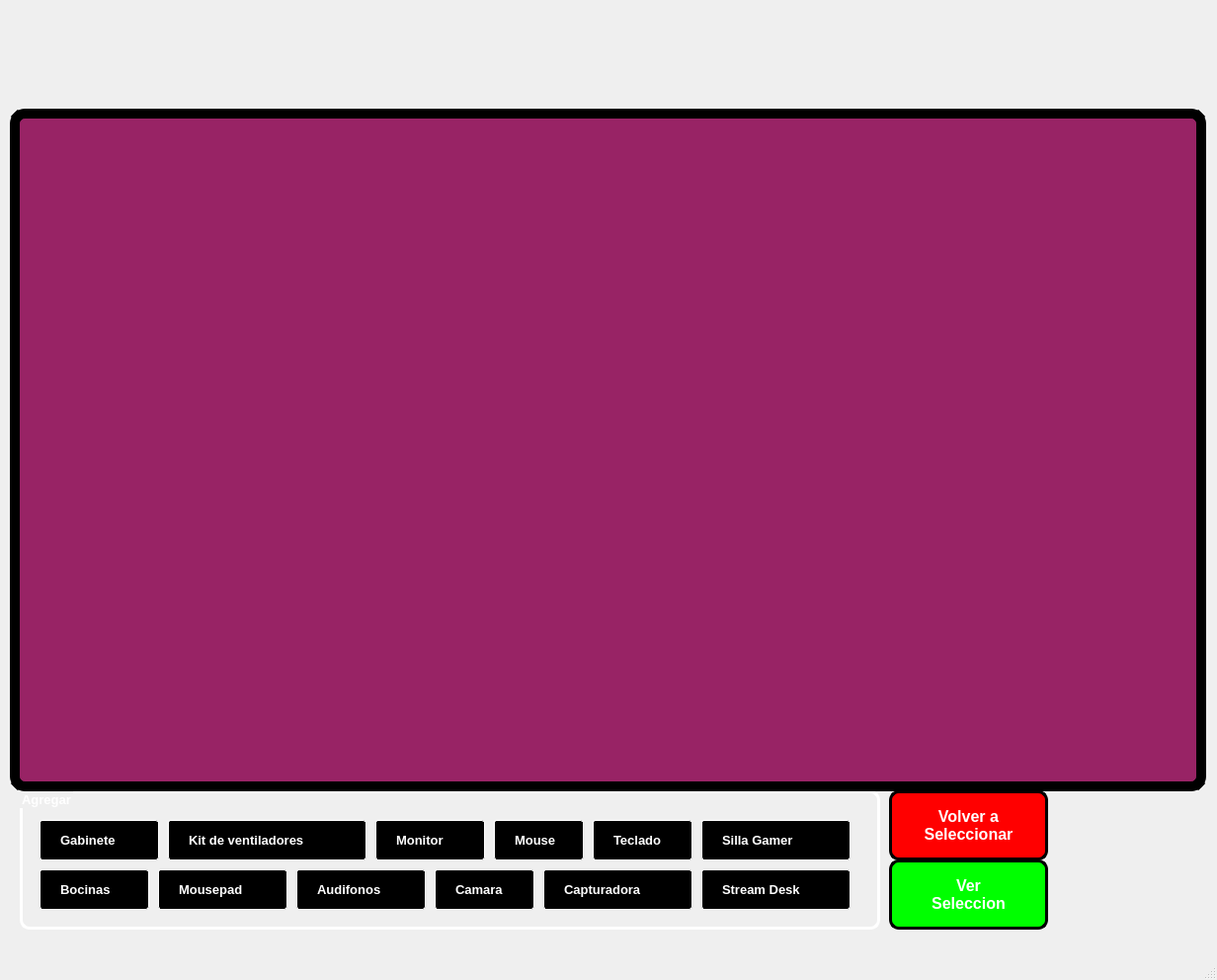
<?xml version="1.0" encoding="UTF-8"?>
<ui version="4.0">
 <class>MainWindow</class>
 <widget class="QMainWindow" name="MainWindow">
  <property name="geometry">
   <rect>
    <x>0</x>
    <y>0</y>
    <width>1232</width>
    <height>992</height>
   </rect>
  </property>
  <property name="windowTitle">
   <string>MainWindow</string>
  </property>
  <widget class="QWidget" name="centralwidget">
   <widget class="QLabel" name="label">
    <property name="geometry">
     <rect>
      <x>0</x>
      <y>0</y>
      <width>1231</width>
      <height>111</height>
     </rect>
    </property>
    <property name="text">
     <string/>
    </property>
    <property name="pixmap">
     <pixmap>../PIP_Equipo4_Unidad2_Clase/imagenes/uat.png</pixmap>
    </property>
    <property name="scaledContents">
     <bool>true</bool>
    </property>
   </widget>
   <widget class="QLabel" name="label_2">
    <property name="geometry">
     <rect>
      <x>1030</x>
      <y>770</y>
      <width>241</width>
      <height>201</height>
     </rect>
    </property>
    <property name="text">
     <string/>
    </property>
    <property name="pixmap">
     <pixmap>../PIP_Equipo4_Unidad2_Clase/imagenes/Equipo4.png</pixmap>
    </property>
    <property name="scaledContents">
     <bool>true</bool>
    </property>
   </widget>
   <widget class="QGroupBox" name="gb_1">
    <property name="geometry">
     <rect>
      <x>20</x>
      <y>110</y>
      <width>561</width>
      <height>281</height>
     </rect>
    </property>
    <property name="font">
     <font>
      <pointsize>10</pointsize>
      <weight>75</weight>
      <bold>true</bold>
     </font>
    </property>
    <property name="styleSheet">
     <string notr="true">border: 3px solid white;
color: rgb(255, 255, 255);
border-radius: 10px;</string>
    </property>
    <property name="title">
     <string>Motherboard</string>
    </property>
    <property name="alignment">
     <set>Qt::AlignLeading|Qt::AlignLeft|Qt::AlignVCenter</set>
    </property>
    <widget class="QRadioButton" name="rb_m1">
     <property name="geometry">
      <rect>
       <x>10</x>
       <y>30</y>
       <width>541</width>
       <height>71</height>
      </rect>
     </property>
     <property name="font">
      <font>
       <pointsize>9</pointsize>
       <weight>50</weight>
       <bold>false</bold>
      </font>
     </property>
     <property name="styleSheet">
      <string notr="true">border: 3px solid white;
color: rgb(255, 255, 255);
background-color: rgb(0, 0, 0);
border-radius: 10px;</string>
     </property>
     <property name="text">
      <string>Gigabyte GA-A320M-S2H Motherboard, AMD Ryzen AM4, MicroATX, 2xDDR4,
 HDMI, Realtek ALC887, 3xPCIe, USB3.1 Gen 1, LAN</string>
     </property>
    </widget>
    <widget class="QRadioButton" name="rb_m2">
     <property name="geometry">
      <rect>
       <x>10</x>
       <y>110</y>
       <width>541</width>
       <height>71</height>
      </rect>
     </property>
     <property name="font">
      <font>
       <pointsize>9</pointsize>
       <weight>50</weight>
       <bold>false</bold>
      </font>
     </property>
     <property name="styleSheet">
      <string notr="true">border: 3px solid white;
color: rgb(255, 255, 255);
background-color: rgb(0, 0, 0);
border-radius: 10px;</string>
     </property>
     <property name="text">
      <string>GIGABYTE B450 AORUS PRO WIFI (AMD Ryzen AM4/M.2 Thermal Guard 
with Onboard WIFI/HDMI/DVI/USB 3.1 Gen 2/DDR4/ATX/Motherboard)</string>
     </property>
    </widget>
    <widget class="QRadioButton" name="rb_m3">
     <property name="geometry">
      <rect>
       <x>10</x>
       <y>190</y>
       <width>541</width>
       <height>81</height>
      </rect>
     </property>
     <property name="font">
      <font>
       <pointsize>9</pointsize>
       <weight>50</weight>
       <bold>false</bold>
      </font>
     </property>
     <property name="styleSheet">
      <string notr="true">border: 3px solid white;
color: rgb(255, 255, 255);
background-color: rgb(0, 0, 0);
border-radius: 10px;</string>
     </property>
     <property name="text">
      <string>Asus Motherboard X570 AMD ROG Strix X570-E Gaming WiFi II, ATX, PCIe 4.0,
 WiFi 6E (802.11ax), 2.5 GB Ethernet, cancelación de Ruido AI bidireccional, 
Dual M.2 y Aura Sync</string>
     </property>
    </widget>
   </widget>
   <widget class="QGroupBox" name="gb_2">
    <property name="geometry">
     <rect>
      <x>20</x>
      <y>400</y>
      <width>561</width>
      <height>241</height>
     </rect>
    </property>
    <property name="font">
     <font>
      <pointsize>10</pointsize>
      <weight>75</weight>
      <bold>true</bold>
     </font>
    </property>
    <property name="styleSheet">
     <string notr="true">border: 3px solid white;
color: rgb(255, 255, 255);
border-radius: 10px;</string>
    </property>
    <property name="title">
     <string>CPU</string>
    </property>
    <property name="alignment">
     <set>Qt::AlignLeading|Qt::AlignLeft|Qt::AlignVCenter</set>
    </property>
    <widget class="QRadioButton" name="rb_cpu1">
     <property name="geometry">
      <rect>
       <x>10</x>
       <y>30</y>
       <width>541</width>
       <height>31</height>
      </rect>
     </property>
     <property name="font">
      <font>
       <pointsize>9</pointsize>
       <weight>50</weight>
       <bold>false</bold>
      </font>
     </property>
     <property name="styleSheet">
      <string notr="true">border: 3px solid white;
color: rgb(255, 255, 255);
background-color: rgb(0, 0, 0);
border-radius: 10px;</string>
     </property>
     <property name="text">
      <string>Procesador Intel® Core™ i3-1210U (caché de 10 MB, hasta 4,40 GHz)</string>
     </property>
    </widget>
    <widget class="QRadioButton" name="rb_cpu2">
     <property name="geometry">
      <rect>
       <x>10</x>
       <y>70</y>
       <width>541</width>
       <height>31</height>
      </rect>
     </property>
     <property name="font">
      <font>
       <pointsize>9</pointsize>
       <weight>50</weight>
       <bold>false</bold>
      </font>
     </property>
     <property name="styleSheet">
      <string notr="true">border: 3px solid white;
color: rgb(255, 255, 255);
background-color: rgb(0, 0, 0);
border-radius: 10px;</string>
     </property>
     <property name="text">
      <string>Procesador Intel® Core™ i5-1250P (caché de 12 MB, hasta 4,40 GHz)</string>
     </property>
    </widget>
    <widget class="QRadioButton" name="rb_cpu3">
     <property name="geometry">
      <rect>
       <x>10</x>
       <y>110</y>
       <width>541</width>
       <height>31</height>
      </rect>
     </property>
     <property name="font">
      <font>
       <pointsize>9</pointsize>
       <weight>50</weight>
       <bold>false</bold>
      </font>
     </property>
     <property name="styleSheet">
      <string notr="true">border: 3px solid white;
color: rgb(255, 255, 255);
background-color: rgb(0, 0, 0);
border-radius: 10px;</string>
     </property>
     <property name="text">
      <string>Procesador Intel® Core™ i7-1260U (12 MB de caché, hasta 4,70 GHz)</string>
     </property>
    </widget>
    <widget class="QRadioButton" name="rb_cpu4">
     <property name="geometry">
      <rect>
       <x>10</x>
       <y>150</y>
       <width>541</width>
       <height>31</height>
      </rect>
     </property>
     <property name="font">
      <font>
       <pointsize>9</pointsize>
       <weight>50</weight>
       <bold>false</bold>
      </font>
     </property>
     <property name="styleSheet">
      <string notr="true">border: 3px solid white;
color: rgb(255, 255, 255);
background-color: rgb(0, 0, 0);
border-radius: 10px;</string>
     </property>
     <property name="text">
      <string>Procesador Intel® Core™ i9-12900E (caché de 30 MB, hasta 5,00 GHz)</string>
     </property>
    </widget>
    <widget class="QRadioButton" name="rb_cpu5">
     <property name="geometry">
      <rect>
       <x>10</x>
       <y>190</y>
       <width>541</width>
       <height>31</height>
      </rect>
     </property>
     <property name="font">
      <font>
       <pointsize>9</pointsize>
       <weight>50</weight>
       <bold>false</bold>
      </font>
     </property>
     <property name="styleSheet">
      <string notr="true">border: 3px solid white;
color: rgb(255, 255, 255);
background-color: rgb(0, 0, 0);
border-radius: 10px;</string>
     </property>
     <property name="text">
      <string>Procesador Intel® Core™ i9-10900X serie X (caché de 19,25 MB y 3,70 GHz)</string>
     </property>
    </widget>
   </widget>
   <widget class="QGroupBox" name="gb_3">
    <property name="geometry">
     <rect>
      <x>590</x>
      <y>110</y>
      <width>291</width>
      <height>241</height>
     </rect>
    </property>
    <property name="font">
     <font>
      <pointsize>10</pointsize>
      <weight>75</weight>
      <bold>true</bold>
     </font>
    </property>
    <property name="styleSheet">
     <string notr="true">border: 3px solid white;
color: rgb(255, 255, 255);
border-radius: 10px;</string>
    </property>
    <property name="title">
     <string>RAM</string>
    </property>
    <property name="alignment">
     <set>Qt::AlignLeading|Qt::AlignLeft|Qt::AlignVCenter</set>
    </property>
    <widget class="QRadioButton" name="rb_ram1">
     <property name="geometry">
      <rect>
       <x>10</x>
       <y>30</y>
       <width>121</width>
       <height>31</height>
      </rect>
     </property>
     <property name="font">
      <font>
       <pointsize>9</pointsize>
       <weight>50</weight>
       <bold>false</bold>
      </font>
     </property>
     <property name="styleSheet">
      <string notr="true">border: 3px solid white;
color: rgb(255, 255, 255);
background-color: rgb(0, 0, 0);
border-radius: 10px;</string>
     </property>
     <property name="text">
      <string>DDR4 1X8</string>
     </property>
    </widget>
    <widget class="QRadioButton" name="rb_ram2">
     <property name="geometry">
      <rect>
       <x>10</x>
       <y>70</y>
       <width>121</width>
       <height>31</height>
      </rect>
     </property>
     <property name="font">
      <font>
       <pointsize>9</pointsize>
       <weight>50</weight>
       <bold>false</bold>
      </font>
     </property>
     <property name="styleSheet">
      <string notr="true">border: 3px solid white;
color: rgb(255, 255, 255);
background-color: rgb(0, 0, 0);
border-radius: 10px;</string>
     </property>
     <property name="text">
      <string>DDR4 2X4</string>
     </property>
    </widget>
    <widget class="QRadioButton" name="rb_ram3">
     <property name="geometry">
      <rect>
       <x>10</x>
       <y>110</y>
       <width>121</width>
       <height>31</height>
      </rect>
     </property>
     <property name="font">
      <font>
       <pointsize>9</pointsize>
       <weight>50</weight>
       <bold>false</bold>
      </font>
     </property>
     <property name="styleSheet">
      <string notr="true">border: 3px solid white;
color: rgb(255, 255, 255);
background-color: rgb(0, 0, 0);
border-radius: 10px;</string>
     </property>
     <property name="text">
      <string>DDR4 1X16</string>
     </property>
    </widget>
    <widget class="QRadioButton" name="rb_ram4">
     <property name="geometry">
      <rect>
       <x>10</x>
       <y>150</y>
       <width>121</width>
       <height>31</height>
      </rect>
     </property>
     <property name="font">
      <font>
       <pointsize>9</pointsize>
       <weight>50</weight>
       <bold>false</bold>
      </font>
     </property>
     <property name="styleSheet">
      <string notr="true">border: 3px solid white;
color: rgb(255, 255, 255);
background-color: rgb(0, 0, 0);
border-radius: 10px;</string>
     </property>
     <property name="text">
      <string>DDR4 2X8</string>
     </property>
    </widget>
    <widget class="QRadioButton" name="rb_ram5">
     <property name="geometry">
      <rect>
       <x>10</x>
       <y>190</y>
       <width>121</width>
       <height>31</height>
      </rect>
     </property>
     <property name="font">
      <font>
       <pointsize>9</pointsize>
       <weight>50</weight>
       <bold>false</bold>
      </font>
     </property>
     <property name="styleSheet">
      <string notr="true">border: 3px solid white;
color: rgb(255, 255, 255);
background-color: rgb(0, 0, 0);
border-radius: 10px;</string>
     </property>
     <property name="text">
      <string>DDR4 1X32</string>
     </property>
    </widget>
    <widget class="QRadioButton" name="rb_ram6">
     <property name="geometry">
      <rect>
       <x>140</x>
       <y>30</y>
       <width>121</width>
       <height>31</height>
      </rect>
     </property>
     <property name="font">
      <font>
       <pointsize>9</pointsize>
       <weight>50</weight>
       <bold>false</bold>
      </font>
     </property>
     <property name="styleSheet">
      <string notr="true">border: 3px solid white;
color: rgb(255, 255, 255);
background-color: rgb(0, 0, 0);
border-radius: 10px;</string>
     </property>
     <property name="text">
      <string>DDR4 2X16</string>
     </property>
    </widget>
    <widget class="QRadioButton" name="rb_ram7">
     <property name="geometry">
      <rect>
       <x>140</x>
       <y>70</y>
       <width>121</width>
       <height>31</height>
      </rect>
     </property>
     <property name="font">
      <font>
       <pointsize>9</pointsize>
       <weight>50</weight>
       <bold>false</bold>
      </font>
     </property>
     <property name="styleSheet">
      <string notr="true">border: 3px solid white;
color: rgb(255, 255, 255);
background-color: rgb(0, 0, 0);
border-radius: 10px;</string>
     </property>
     <property name="text">
      <string>DDR4 1X64</string>
     </property>
    </widget>
    <widget class="QRadioButton" name="rb_ram8">
     <property name="geometry">
      <rect>
       <x>140</x>
       <y>110</y>
       <width>121</width>
       <height>31</height>
      </rect>
     </property>
     <property name="font">
      <font>
       <pointsize>9</pointsize>
       <weight>50</weight>
       <bold>false</bold>
      </font>
     </property>
     <property name="styleSheet">
      <string notr="true">border: 3px solid white;
color: rgb(255, 255, 255);
background-color: rgb(0, 0, 0);
border-radius: 10px;</string>
     </property>
     <property name="text">
      <string>DDR4 2X32</string>
     </property>
    </widget>
    <widget class="QRadioButton" name="rb_ram9">
     <property name="geometry">
      <rect>
       <x>140</x>
       <y>150</y>
       <width>121</width>
       <height>31</height>
      </rect>
     </property>
     <property name="font">
      <font>
       <pointsize>9</pointsize>
       <weight>50</weight>
       <bold>false</bold>
      </font>
     </property>
     <property name="styleSheet">
      <string notr="true">border: 3px solid white;
color: rgb(255, 255, 255);
background-color: rgb(0, 0, 0);
border-radius: 10px;</string>
     </property>
     <property name="text">
      <string>DDR4 1X128</string>
     </property>
    </widget>
    <widget class="QRadioButton" name="rb_ram10">
     <property name="geometry">
      <rect>
       <x>140</x>
       <y>190</y>
       <width>121</width>
       <height>31</height>
      </rect>
     </property>
     <property name="font">
      <font>
       <pointsize>9</pointsize>
       <weight>50</weight>
       <bold>false</bold>
      </font>
     </property>
     <property name="styleSheet">
      <string notr="true">border: 3px solid white;
color: rgb(255, 255, 255);
background-color: rgb(0, 0, 0);
border-radius: 10px;</string>
     </property>
     <property name="text">
      <string>DDR4 2X64</string>
     </property>
    </widget>
   </widget>
   <widget class="QGroupBox" name="gb_4">
    <property name="geometry">
     <rect>
      <x>20</x>
      <y>650</y>
      <width>561</width>
      <height>131</height>
     </rect>
    </property>
    <property name="font">
     <font>
      <pointsize>10</pointsize>
      <weight>75</weight>
      <bold>true</bold>
     </font>
    </property>
    <property name="styleSheet">
     <string notr="true">border: 3px solid white;
color: rgb(255, 255, 255);
border-radius: 10px;</string>
    </property>
    <property name="title">
     <string>Almacenamiento</string>
    </property>
    <property name="alignment">
     <set>Qt::AlignLeading|Qt::AlignLeft|Qt::AlignVCenter</set>
    </property>
    <widget class="QRadioButton" name="rb_a1">
     <property name="geometry">
      <rect>
       <x>10</x>
       <y>30</y>
       <width>121</width>
       <height>31</height>
      </rect>
     </property>
     <property name="font">
      <font>
       <pointsize>9</pointsize>
       <weight>50</weight>
       <bold>false</bold>
      </font>
     </property>
     <property name="styleSheet">
      <string notr="true">border: 3px solid white;
color: rgb(255, 255, 255);
background-color: rgb(0, 0, 0);
border-radius: 10px;</string>
     </property>
     <property name="text">
      <string>HDD</string>
     </property>
    </widget>
    <widget class="QRadioButton" name="rb_a4">
     <property name="geometry">
      <rect>
       <x>430</x>
       <y>30</y>
       <width>121</width>
       <height>31</height>
      </rect>
     </property>
     <property name="font">
      <font>
       <pointsize>9</pointsize>
       <weight>50</weight>
       <bold>false</bold>
      </font>
     </property>
     <property name="styleSheet">
      <string notr="true">border: 3px solid white;
color: rgb(255, 255, 255);
background-color: rgb(0, 0, 0);
border-radius: 10px;</string>
     </property>
     <property name="text">
      <string>SSD PCI-e</string>
     </property>
    </widget>
    <widget class="QRadioButton" name="rb_a2">
     <property name="geometry">
      <rect>
       <x>150</x>
       <y>30</y>
       <width>121</width>
       <height>31</height>
      </rect>
     </property>
     <property name="font">
      <font>
       <pointsize>9</pointsize>
       <weight>50</weight>
       <bold>false</bold>
      </font>
     </property>
     <property name="styleSheet">
      <string notr="true">border: 3px solid white;
color: rgb(255, 255, 255);
background-color: rgb(0, 0, 0);
border-radius: 10px;</string>
     </property>
     <property name="text">
      <string>SSD</string>
     </property>
    </widget>
    <widget class="QRadioButton" name="rb_a3">
     <property name="geometry">
      <rect>
       <x>290</x>
       <y>30</y>
       <width>121</width>
       <height>31</height>
      </rect>
     </property>
     <property name="font">
      <font>
       <pointsize>9</pointsize>
       <weight>50</weight>
       <bold>false</bold>
      </font>
     </property>
     <property name="styleSheet">
      <string notr="true">border: 3px solid white;
color: rgb(255, 255, 255);
background-color: rgb(0, 0, 0);
border-radius: 10px;</string>
     </property>
     <property name="text">
      <string>SSD M.2</string>
     </property>
    </widget>
    <widget class="QGroupBox" name="groupBox_5">
     <property name="geometry">
      <rect>
       <x>10</x>
       <y>70</y>
       <width>531</width>
       <height>51</height>
      </rect>
     </property>
     <property name="font">
      <font>
       <pointsize>10</pointsize>
       <weight>75</weight>
       <bold>true</bold>
      </font>
     </property>
     <property name="styleSheet">
      <string notr="true">border: 3px solid white;
color: rgb(255, 255, 255);
border-radius: 10px;</string>
     </property>
     <property name="title">
      <string>Capacidad</string>
     </property>
     <property name="alignment">
      <set>Qt::AlignLeading|Qt::AlignLeft|Qt::AlignVCenter</set>
     </property>
     <widget class="QRadioButton" name="rb_c1">
      <property name="geometry">
       <rect>
        <x>110</x>
        <y>10</y>
        <width>121</width>
        <height>31</height>
       </rect>
      </property>
      <property name="font">
       <font>
        <pointsize>9</pointsize>
        <weight>50</weight>
        <bold>false</bold>
       </font>
      </property>
      <property name="styleSheet">
       <string notr="true">border: 3px solid white;
color: rgb(255, 255, 255);
background-color: rgb(0, 0, 0);
border-radius: 10px;</string>
      </property>
      <property name="text">
       <string>500 GB</string>
      </property>
     </widget>
     <widget class="QRadioButton" name="rb_c2">
      <property name="geometry">
       <rect>
        <x>250</x>
        <y>10</y>
        <width>121</width>
        <height>31</height>
       </rect>
      </property>
      <property name="font">
       <font>
        <pointsize>9</pointsize>
        <weight>50</weight>
        <bold>false</bold>
       </font>
      </property>
      <property name="styleSheet">
       <string notr="true">border: 3px solid white;
color: rgb(255, 255, 255);
background-color: rgb(0, 0, 0);
border-radius: 10px;</string>
      </property>
      <property name="text">
       <string>1TB</string>
      </property>
     </widget>
     <widget class="QRadioButton" name="rb_c3">
      <property name="geometry">
       <rect>
        <x>390</x>
        <y>10</y>
        <width>121</width>
        <height>31</height>
       </rect>
      </property>
      <property name="font">
       <font>
        <pointsize>9</pointsize>
        <weight>50</weight>
        <bold>false</bold>
       </font>
      </property>
      <property name="styleSheet">
       <string notr="true">border: 3px solid white;
color: rgb(255, 255, 255);
background-color: rgb(0, 0, 0);
border-radius: 10px;</string>
      </property>
      <property name="text">
       <string>2TB</string>
      </property>
     </widget>
    </widget>
   </widget>
   <widget class="QGroupBox" name="gb_5">
    <property name="geometry">
     <rect>
      <x>590</x>
      <y>390</y>
      <width>621</width>
      <height>391</height>
     </rect>
    </property>
    <property name="font">
     <font>
      <pointsize>10</pointsize>
      <weight>75</weight>
      <bold>true</bold>
     </font>
    </property>
    <property name="styleSheet">
     <string notr="true">border: 3px solid white;
color: rgb(255, 255, 255);
border-radius: 10px;</string>
    </property>
    <property name="title">
     <string>Fuente de poder</string>
    </property>
    <property name="alignment">
     <set>Qt::AlignLeading|Qt::AlignLeft|Qt::AlignVCenter</set>
    </property>
    <widget class="QRadioButton" name="rb_f1">
     <property name="geometry">
      <rect>
       <x>10</x>
       <y>30</y>
       <width>591</width>
       <height>31</height>
      </rect>
     </property>
     <property name="font">
      <font>
       <pointsize>9</pointsize>
       <weight>50</weight>
       <bold>false</bold>
      </font>
     </property>
     <property name="styleSheet">
      <string notr="true">border: 3px solid white;
color: rgb(255, 255, 255);
background-color: rgb(0, 0, 0);
border-radius: 10px;</string>
     </property>
     <property name="text">
      <string>Thermaltake Toughpower GX1 80 PLUS Gold, 24-pin ATX, 120mm, 500W</string>
     </property>
    </widget>
    <widget class="QRadioButton" name="rb_f2">
     <property name="geometry">
      <rect>
       <x>10</x>
       <y>70</y>
       <width>591</width>
       <height>31</height>
      </rect>
     </property>
     <property name="font">
      <font>
       <pointsize>9</pointsize>
       <weight>50</weight>
       <bold>false</bold>
      </font>
     </property>
     <property name="styleSheet">
      <string notr="true">border: 3px solid white;
color: rgb(255, 255, 255);
background-color: rgb(0, 0, 0);
border-radius: 10px;</string>
     </property>
     <property name="text">
      <string>In Win P55F 80 PLUS Gold, 24-pines ATX, 120mm, 550W</string>
     </property>
    </widget>
    <widget class="QRadioButton" name="rb_f3">
     <property name="geometry">
      <rect>
       <x>10</x>
       <y>110</y>
       <width>591</width>
       <height>31</height>
      </rect>
     </property>
     <property name="font">
      <font>
       <pointsize>9</pointsize>
       <weight>50</weight>
       <bold>false</bold>
      </font>
     </property>
     <property name="styleSheet">
      <string notr="true">border: 3px solid white;
color: rgb(255, 255, 255);
background-color: rgb(0, 0, 0);
border-radius: 10px;</string>
     </property>
     <property name="text">
      <string>EVGA 600 GD 80 PLUS Gold, 24-pin ATX, 120mm, 600W</string>
     </property>
    </widget>
    <widget class="QRadioButton" name="rb_f4">
     <property name="geometry">
      <rect>
       <x>10</x>
       <y>150</y>
       <width>591</width>
       <height>31</height>
      </rect>
     </property>
     <property name="font">
      <font>
       <pointsize>9</pointsize>
       <weight>50</weight>
       <bold>false</bold>
      </font>
     </property>
     <property name="styleSheet">
      <string notr="true">border: 3px solid white;
color: rgb(255, 255, 255);
background-color: rgb(0, 0, 0);
border-radius: 10px;</string>
     </property>
     <property name="text">
      <string>ASUS ROG-STRIX-650G 80 PLUS Gold, 20+4 pin ATX, 135mm, 650W</string>
     </property>
    </widget>
    <widget class="QRadioButton" name="rb_f5">
     <property name="geometry">
      <rect>
       <x>10</x>
       <y>190</y>
       <width>591</width>
       <height>31</height>
      </rect>
     </property>
     <property name="font">
      <font>
       <pointsize>9</pointsize>
       <weight>50</weight>
       <bold>false</bold>
      </font>
     </property>
     <property name="styleSheet">
      <string notr="true">border: 3px solid white;
color: rgb(255, 255, 255);
background-color: rgb(0, 0, 0);
border-radius: 10px;</string>
     </property>
     <property name="text">
      <string>Thermaltake Toughpower GX1 RGB 80 PLUS Gold, 24-pin ATX, 120mm, 700W</string>
     </property>
    </widget>
    <widget class="QRadioButton" name="rb_f6">
     <property name="geometry">
      <rect>
       <x>10</x>
       <y>230</y>
       <width>591</width>
       <height>31</height>
      </rect>
     </property>
     <property name="font">
      <font>
       <pointsize>9</pointsize>
       <weight>50</weight>
       <bold>false</bold>
      </font>
     </property>
     <property name="styleSheet">
      <string notr="true">border: 3px solid white;
color: rgb(255, 255, 255);
background-color: rgb(0, 0, 0);
border-radius: 10px;</string>
     </property>
     <property name="text">
      <string>Gigabyte P750GM 80 PLUS Gold, 20+4 pin ATX, 120mm, 750W</string>
     </property>
    </widget>
    <widget class="QRadioButton" name="rb_f7">
     <property name="geometry">
      <rect>
       <x>10</x>
       <y>270</y>
       <width>591</width>
       <height>31</height>
      </rect>
     </property>
     <property name="font">
      <font>
       <pointsize>9</pointsize>
       <weight>50</weight>
       <bold>false</bold>
      </font>
     </property>
     <property name="styleSheet">
      <string notr="true">border: 3px solid white;
color: rgb(255, 255, 255);
background-color: rgb(0, 0, 0);
border-radius: 10px;</string>
     </property>
     <property name="text">
      <string>Gigabyte P850GM 80 PLUS Gold, 20+4 pin ATX, 120mm, 850W</string>
     </property>
    </widget>
    <widget class="QRadioButton" name="rb_f8">
     <property name="geometry">
      <rect>
       <x>10</x>
       <y>310</y>
       <width>591</width>
       <height>31</height>
      </rect>
     </property>
     <property name="font">
      <font>
       <pointsize>9</pointsize>
       <weight>50</weight>
       <bold>false</bold>
      </font>
     </property>
     <property name="styleSheet">
      <string notr="true">border: 3px solid white;
color: rgb(255, 255, 255);
background-color: rgb(0, 0, 0);
border-radius: 10px;</string>
     </property>
     <property name="text">
      <string>Gigabyte P1000GM 80 PLUS Gold, 20+4 pin ATX, 120mm, 1000W</string>
     </property>
    </widget>
    <widget class="QRadioButton" name="rb_f9">
     <property name="geometry">
      <rect>
       <x>10</x>
       <y>350</y>
       <width>591</width>
       <height>31</height>
      </rect>
     </property>
     <property name="font">
      <font>
       <pointsize>9</pointsize>
       <weight>50</weight>
       <bold>false</bold>
      </font>
     </property>
     <property name="styleSheet">
      <string notr="true">border: 3px solid white;
color: rgb(255, 255, 255);
background-color: rgb(0, 0, 0);
border-radius: 10px;</string>
     </property>
     <property name="text">
      <string>EVGA SuperNOVA 1300 G2 80 PLUS Gold, ATX, 140mm, 1300W</string>
     </property>
    </widget>
   </widget>
   <widget class="QGroupBox" name="gb_6">
    <property name="geometry">
     <rect>
      <x>890</x>
      <y>110</y>
      <width>321</width>
      <height>271</height>
     </rect>
    </property>
    <property name="font">
     <font>
      <pointsize>10</pointsize>
      <weight>75</weight>
      <bold>true</bold>
     </font>
    </property>
    <property name="styleSheet">
     <string notr="true">border: 3px solid white;
color: rgb(255, 255, 255);
border-radius: 10px;</string>
    </property>
    <property name="title">
     <string>GPU</string>
    </property>
    <property name="alignment">
     <set>Qt::AlignLeading|Qt::AlignLeft|Qt::AlignVCenter</set>
    </property>
    <widget class="QRadioButton" name="rb_gpu1">
     <property name="geometry">
      <rect>
       <x>10</x>
       <y>30</y>
       <width>291</width>
       <height>31</height>
      </rect>
     </property>
     <property name="font">
      <font>
       <pointsize>9</pointsize>
       <weight>50</weight>
       <bold>false</bold>
      </font>
     </property>
     <property name="styleSheet">
      <string notr="true">border: 3px solid white;
color: rgb(255, 255, 255);
background-color: rgb(0, 0, 0);
border-radius: 10px;</string>
     </property>
     <property name="text">
      <string>MSI GeForce GTX 1060 Gaming X 3G</string>
     </property>
    </widget>
    <widget class="QRadioButton" name="rb_gpu2">
     <property name="geometry">
      <rect>
       <x>10</x>
       <y>70</y>
       <width>291</width>
       <height>31</height>
      </rect>
     </property>
     <property name="font">
      <font>
       <pointsize>9</pointsize>
       <weight>50</weight>
       <bold>false</bold>
      </font>
     </property>
     <property name="styleSheet">
      <string notr="true">border: 3px solid white;
color: rgb(255, 255, 255);
background-color: rgb(0, 0, 0);
border-radius: 10px;</string>
     </property>
     <property name="text">
      <string>Evga GeForce GTX 1070 SC Gaming</string>
     </property>
    </widget>
    <widget class="QRadioButton" name="rb_gpu3">
     <property name="geometry">
      <rect>
       <x>10</x>
       <y>110</y>
       <width>291</width>
       <height>31</height>
      </rect>
     </property>
     <property name="font">
      <font>
       <pointsize>9</pointsize>
       <weight>50</weight>
       <bold>false</bold>
      </font>
     </property>
     <property name="styleSheet">
      <string notr="true">border: 3px solid white;
color: rgb(255, 255, 255);
background-color: rgb(0, 0, 0);
border-radius: 10px;</string>
     </property>
     <property name="text">
      <string>Nvidia Geforce RTX 3070</string>
     </property>
    </widget>
    <widget class="QRadioButton" name="rb_gpu4">
     <property name="geometry">
      <rect>
       <x>10</x>
       <y>150</y>
       <width>291</width>
       <height>31</height>
      </rect>
     </property>
     <property name="font">
      <font>
       <pointsize>9</pointsize>
       <weight>50</weight>
       <bold>false</bold>
      </font>
     </property>
     <property name="styleSheet">
      <string notr="true">border: 3px solid white;
color: rgb(255, 255, 255);
background-color: rgb(0, 0, 0);
border-radius: 10px;</string>
     </property>
     <property name="text">
      <string>MSI GeForce RTX 2060 Gaming Z</string>
     </property>
    </widget>
    <widget class="QRadioButton" name="rb_gpu5">
     <property name="geometry">
      <rect>
       <x>10</x>
       <y>190</y>
       <width>291</width>
       <height>31</height>
      </rect>
     </property>
     <property name="font">
      <font>
       <pointsize>9</pointsize>
       <weight>50</weight>
       <bold>false</bold>
      </font>
     </property>
     <property name="styleSheet">
      <string notr="true">border: 3px solid white;
color: rgb(255, 255, 255);
background-color: rgb(0, 0, 0);
border-radius: 10px;</string>
     </property>
     <property name="text">
      <string>GIGABYTE GeForce GTX 1650 OC</string>
     </property>
    </widget>
    <widget class="QRadioButton" name="rb_gpu6">
     <property name="geometry">
      <rect>
       <x>10</x>
       <y>230</y>
       <width>291</width>
       <height>31</height>
      </rect>
     </property>
     <property name="font">
      <font>
       <pointsize>9</pointsize>
       <weight>50</weight>
       <bold>false</bold>
      </font>
     </property>
     <property name="styleSheet">
      <string notr="true">border: 3px solid white;
color: rgb(255, 255, 255);
background-color: rgb(0, 0, 0);
border-radius: 10px;</string>
     </property>
     <property name="text">
      <string>Nvidia Geforce RTX 3090.</string>
     </property>
    </widget>
   </widget>
   <widget class="QGroupBox" name="gb_7">
    <property name="geometry">
     <rect>
      <x>20</x>
      <y>800</y>
      <width>871</width>
      <height>141</height>
     </rect>
    </property>
    <property name="font">
     <font>
      <pointsize>10</pointsize>
      <weight>75</weight>
      <bold>true</bold>
     </font>
    </property>
    <property name="styleSheet">
     <string notr="true">border: 3px solid white;
color: rgb(255, 255, 255);
border-radius: 10px;</string>
    </property>
    <property name="title">
     <string>Agregar</string>
    </property>
    <property name="alignment">
     <set>Qt::AlignLeading|Qt::AlignLeft|Qt::AlignVCenter</set>
    </property>
    <widget class="QCheckBox" name="cb_agregar1">
     <property name="geometry">
      <rect>
       <x>20</x>
       <y>30</y>
       <width>121</width>
       <height>41</height>
      </rect>
     </property>
     <property name="font">
      <font>
       <pointsize>10</pointsize>
       <weight>75</weight>
       <bold>true</bold>
      </font>
     </property>
     <property name="styleSheet">
      <string notr="true">border: 1px solid white;
border-radius: 3px;
color: rgb(255, 255, 255);
background-color: rgb(0, 0, 0);</string>
     </property>
     <property name="text">
      <string>Gabinete</string>
     </property>
    </widget>
    <widget class="QCheckBox" name="cb_agregar2">
     <property name="geometry">
      <rect>
       <x>150</x>
       <y>30</y>
       <width>201</width>
       <height>41</height>
      </rect>
     </property>
     <property name="font">
      <font>
       <pointsize>10</pointsize>
       <weight>75</weight>
       <bold>true</bold>
      </font>
     </property>
     <property name="styleSheet">
      <string notr="true">border: 1px solid white;
border-radius: 3px;
color: rgb(255, 255, 255);
background-color: rgb(0, 0, 0);</string>
     </property>
     <property name="text">
      <string>Kit de ventiladores</string>
     </property>
    </widget>
    <widget class="QCheckBox" name="cb_agregar3">
     <property name="geometry">
      <rect>
       <x>360</x>
       <y>30</y>
       <width>111</width>
       <height>41</height>
      </rect>
     </property>
     <property name="font">
      <font>
       <pointsize>10</pointsize>
       <weight>75</weight>
       <bold>true</bold>
      </font>
     </property>
     <property name="styleSheet">
      <string notr="true">border: 1px solid white;
border-radius: 3px;
color: rgb(255, 255, 255);
background-color: rgb(0, 0, 0);</string>
     </property>
     <property name="text">
      <string>Monitor</string>
     </property>
    </widget>
    <widget class="QCheckBox" name="cb_agregar4">
     <property name="geometry">
      <rect>
       <x>480</x>
       <y>30</y>
       <width>91</width>
       <height>41</height>
      </rect>
     </property>
     <property name="font">
      <font>
       <pointsize>10</pointsize>
       <weight>75</weight>
       <bold>true</bold>
      </font>
     </property>
     <property name="styleSheet">
      <string notr="true">border: 1px solid white;
border-radius: 3px;
color: rgb(255, 255, 255);
background-color: rgb(0, 0, 0);</string>
     </property>
     <property name="text">
      <string>Mouse</string>
     </property>
    </widget>
    <widget class="QCheckBox" name="cb_agregar5">
     <property name="geometry">
      <rect>
       <x>580</x>
       <y>30</y>
       <width>101</width>
       <height>41</height>
      </rect>
     </property>
     <property name="font">
      <font>
       <pointsize>10</pointsize>
       <weight>75</weight>
       <bold>true</bold>
      </font>
     </property>
     <property name="styleSheet">
      <string notr="true">border: 1px solid white;
border-radius: 3px;
color: rgb(255, 255, 255);
background-color: rgb(0, 0, 0);</string>
     </property>
     <property name="text">
      <string>Teclado</string>
     </property>
    </widget>
    <widget class="QCheckBox" name="cb_agregar7">
     <property name="geometry">
      <rect>
       <x>20</x>
       <y>80</y>
       <width>111</width>
       <height>41</height>
      </rect>
     </property>
     <property name="font">
      <font>
       <pointsize>10</pointsize>
       <weight>75</weight>
       <bold>true</bold>
      </font>
     </property>
     <property name="styleSheet">
      <string notr="true">border: 1px solid white;
border-radius: 3px;
color: rgb(255, 255, 255);
background-color: rgb(0, 0, 0);</string>
     </property>
     <property name="text">
      <string>Bocinas</string>
     </property>
    </widget>
    <widget class="QCheckBox" name="cb_agregar8">
     <property name="geometry">
      <rect>
       <x>140</x>
       <y>80</y>
       <width>131</width>
       <height>41</height>
      </rect>
     </property>
     <property name="font">
      <font>
       <pointsize>10</pointsize>
       <weight>75</weight>
       <bold>true</bold>
      </font>
     </property>
     <property name="styleSheet">
      <string notr="true">border: 1px solid white;
border-radius: 3px;
color: rgb(255, 255, 255);
background-color: rgb(0, 0, 0);</string>
     </property>
     <property name="text">
      <string>Mousepad</string>
     </property>
    </widget>
    <widget class="QCheckBox" name="cb_agregar9">
     <property name="geometry">
      <rect>
       <x>280</x>
       <y>80</y>
       <width>131</width>
       <height>41</height>
      </rect>
     </property>
     <property name="font">
      <font>
       <pointsize>10</pointsize>
       <weight>75</weight>
       <bold>true</bold>
      </font>
     </property>
     <property name="styleSheet">
      <string notr="true">border: 1px solid white;
border-radius: 3px;
color: rgb(255, 255, 255);
background-color: rgb(0, 0, 0);</string>
     </property>
     <property name="text">
      <string>Audifonos</string>
     </property>
    </widget>
    <widget class="QCheckBox" name="cb_agregar10">
     <property name="geometry">
      <rect>
       <x>420</x>
       <y>80</y>
       <width>101</width>
       <height>41</height>
      </rect>
     </property>
     <property name="font">
      <font>
       <pointsize>10</pointsize>
       <weight>75</weight>
       <bold>true</bold>
      </font>
     </property>
     <property name="styleSheet">
      <string notr="true">border: 1px solid white;
border-radius: 3px;
color: rgb(255, 255, 255);
background-color: rgb(0, 0, 0);</string>
     </property>
     <property name="text">
      <string>Camara</string>
     </property>
    </widget>
    <widget class="QCheckBox" name="cb_agregar11">
     <property name="geometry">
      <rect>
       <x>530</x>
       <y>80</y>
       <width>151</width>
       <height>41</height>
      </rect>
     </property>
     <property name="font">
      <font>
       <pointsize>10</pointsize>
       <weight>75</weight>
       <bold>true</bold>
      </font>
     </property>
     <property name="styleSheet">
      <string notr="true">border: 1px solid white;
border-radius: 3px;
color: rgb(255, 255, 255);
background-color: rgb(0, 0, 0);</string>
     </property>
     <property name="text">
      <string>Capturadora</string>
     </property>
    </widget>
    <widget class="QCheckBox" name="cb_agregar6">
     <property name="geometry">
      <rect>
       <x>690</x>
       <y>30</y>
       <width>151</width>
       <height>41</height>
      </rect>
     </property>
     <property name="font">
      <font>
       <pointsize>10</pointsize>
       <weight>75</weight>
       <bold>true</bold>
      </font>
     </property>
     <property name="styleSheet">
      <string notr="true">border: 1px solid white;
border-radius: 3px;
color: rgb(255, 255, 255);
background-color: rgb(0, 0, 0);</string>
     </property>
     <property name="text">
      <string>Silla Gamer</string>
     </property>
    </widget>
    <widget class="QCheckBox" name="cb_agregar12">
     <property name="geometry">
      <rect>
       <x>690</x>
       <y>80</y>
       <width>151</width>
       <height>41</height>
      </rect>
     </property>
     <property name="font">
      <font>
       <pointsize>10</pointsize>
       <weight>75</weight>
       <bold>true</bold>
      </font>
     </property>
     <property name="styleSheet">
      <string notr="true">border: 1px solid white;
border-radius: 3px;
color: rgb(255, 255, 255);
background-color: rgb(0, 0, 0);</string>
     </property>
     <property name="text">
      <string>Stream Desk</string>
     </property>
    </widget>
   </widget>
   <widget class="QPushButton" name="btn_ver">
    <property name="geometry">
     <rect>
      <x>900</x>
      <y>870</y>
      <width>161</width>
      <height>71</height>
     </rect>
    </property>
    <property name="font">
     <font>
      <pointsize>12</pointsize>
      <weight>75</weight>
      <bold>true</bold>
     </font>
    </property>
    <property name="styleSheet">
     <string notr="true">border: 3px solid black;
color: rgb(255, 255, 255);
border-radius: 10px;
background-color: rgb(0, 255, 0);
</string>
    </property>
    <property name="text">
     <string>Ver
Seleccion</string>
    </property>
   </widget>
   <widget class="QPushButton" name="btn_reiniciar">
    <property name="geometry">
     <rect>
      <x>900</x>
      <y>800</y>
      <width>161</width>
      <height>71</height>
     </rect>
    </property>
    <property name="font">
     <font>
      <pointsize>12</pointsize>
      <weight>75</weight>
      <bold>true</bold>
     </font>
    </property>
    <property name="styleSheet">
     <string notr="true">border: 3px solid black;
color: rgb(255, 255, 255);
border-radius: 10px;
background-color: rgb(255, 0, 0);
</string>
    </property>
    <property name="text">
     <string>Volver a
Seleccionar</string>
    </property>
   </widget>
   <widget class="QLabel" name="label_3">
    <property name="geometry">
     <rect>
      <x>0</x>
      <y>-5</y>
      <width>1231</width>
      <height>971</height>
     </rect>
    </property>
    <property name="text">
     <string/>
    </property>
    <property name="pixmap">
     <pixmap>imagenes/wallhaven-r2x6lw_1920x1080.png</pixmap>
    </property>
    <property name="scaledContents">
     <bool>true</bool>
    </property>
   </widget>
   <widget class="QLabel" name="lbl_mostrar">
    <property name="geometry">
     <rect>
      <x>10</x>
      <y>110</y>
      <width>1211</width>
      <height>691</height>
     </rect>
    </property>
    <property name="font">
     <font>
      <family>Lucida Bright</family>
      <pointsize>14</pointsize>
      <weight>50</weight>
      <italic>true</italic>
      <bold>false</bold>
     </font>
    </property>
    <property name="styleSheet">
     <string notr="true">border: 10px solid black;
background-color: rgb(152, 35, 101);
color: rgb(255, 255, 255);
border-radius: 15px;</string>
    </property>
    <property name="text">
     <string/>
    </property>
    <property name="alignment">
     <set>Qt::AlignCenter</set>
    </property>
   </widget>
   <zorder>label_3</zorder>
   <zorder>label</zorder>
   <zorder>label_2</zorder>
   <zorder>gb_1</zorder>
   <zorder>gb_2</zorder>
   <zorder>gb_3</zorder>
   <zorder>gb_4</zorder>
   <zorder>gb_5</zorder>
   <zorder>gb_6</zorder>
   <zorder>gb_7</zorder>
   <zorder>btn_ver</zorder>
   <zorder>btn_reiniciar</zorder>
   <zorder>lbl_mostrar</zorder>
  </widget>
  <widget class="QMenuBar" name="menubar">
   <property name="geometry">
    <rect>
     <x>0</x>
     <y>0</y>
     <width>1232</width>
     <height>26</height>
    </rect>
   </property>
  </widget>
  <widget class="QStatusBar" name="statusbar"/>
 </widget>
 <resources/>
 <connections/>
</ui>
